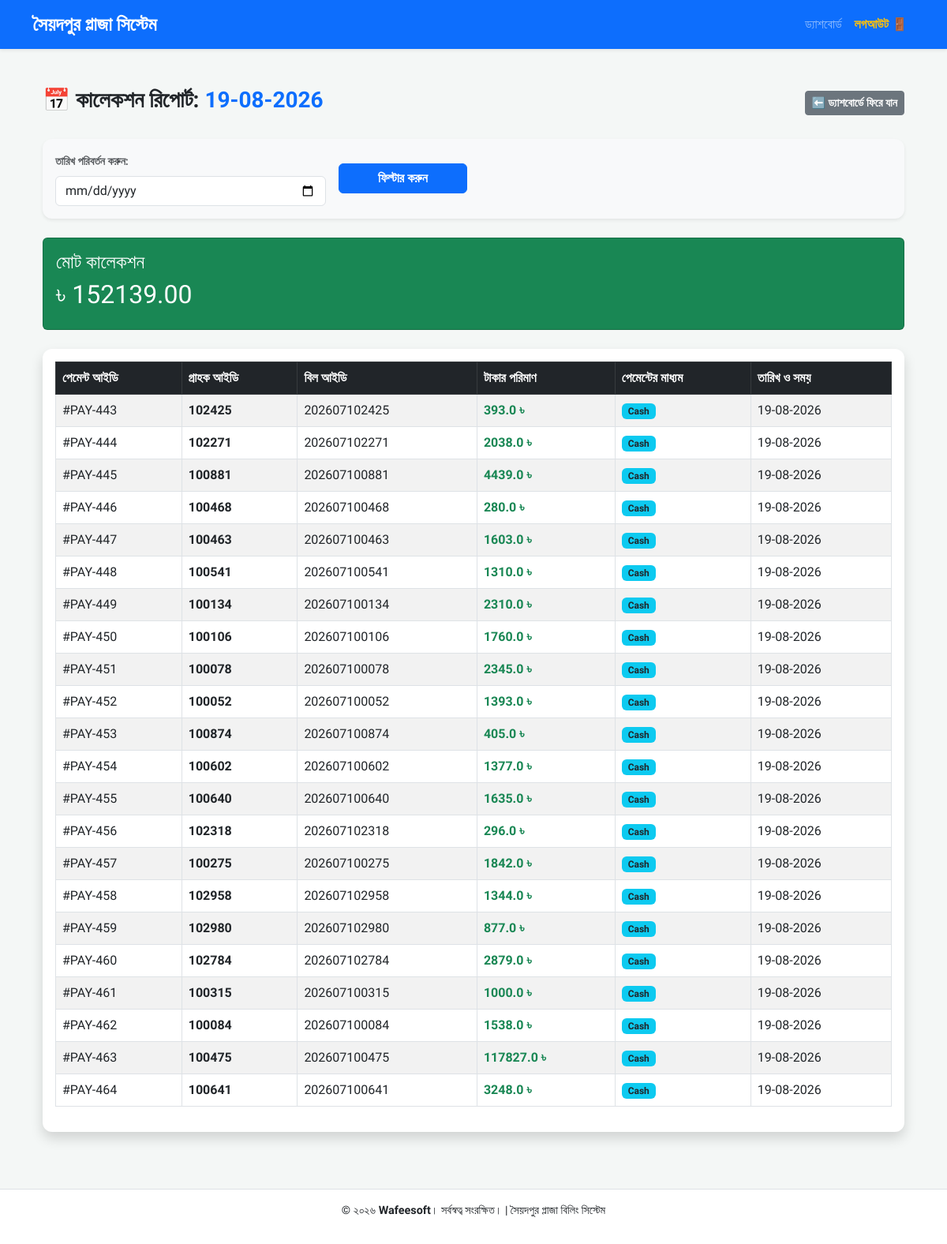
/report/daily_collection, run on the app's committed database.
### tables this page shows
CREATE TABLE payments (
                        id INTEGER PRIMARY KEY AUTOINCREMENT,
                        bill_id INTEGER NOT NULL,
                        customer_id TEXT NOT NULL,
                        amount REAL NOT NULL,
                        payment_date TEXT NOT NULL,
                        payment_method TEXT,
                        received_by TEXT, trx_id TEXT, status TEXT DEFAULT 'Pending',
                        FOREIGN KEY (bill_id) REFERENCES bills (id));

### app.py (the view, shortened to what this page needs)
@app.route('/report/daily_collection', methods=['GET'])
def daily_collection():
    selected_date = request.args.get('date')
    conn = get_db_connection()
    if not selected_date:
        search_date = datetime.now().strftime('%d-%m-%Y')
    collections = conn.execute("SELECT * FROM payments WHERE payment_date = ?", (search_date,)).fetchall()
    total_collection = sum(row['amount'] for row in collections) if collections else 0.0
    conn.close()
    return render_template('daily_collection.html', collections=collections, total_collection=total_collection, selected_date=search_date)

### app.py (called while the page is built)
def get_db_connection():
    conn = sqlite3.connect(DB_PATH)
    conn.row_factory = sqlite3.Row
    return conn

@app.context_processor
def inject_user_role():
    username = session.get('username', 'Guest')
    user_role = session.get('user_role', 'None')
    return dict(username=username, user_role=user_role)

### templates/daily_collection.html (shortened to what this page needs)
{% extends 'base.html' %}
{% block content %}
<div class="container mt-4">
    <div class="d-flex justify-content-between align-items-center mb-4">
        <h3 class="fw-bold text-dark">📅 কালেকশন রিপোর্ট: <span class="text-primary">{{ selected_date }}</span></h3>
        <a href="{{ url_for('dashboard') }}" class="btn btn-secondary btn-sm fw-bold">⬅️ ড্যাশবোর্ডে ফিরে যান</a>
    </div>
    <div class="card shadow-sm mb-4 border-0" style="background: #f8f9fa; border-radius: 12px;">
        <div class="card-body p-3">
            <form method="GET" action="{{ url_for('daily_collection') }}" class="row g-3 align-items-center">
                <div class="col-md-4">
                    <label class="form-label fw-bold small text-muted">তারিখ পরিবর্তন করুন:</label>
                    <input type="date" class="form-control" name="date" value="{{ request.args.get('date', '') }}">
                </div>
                <div class="col-md-2 d-flex align-items-end">
                    <button type="submit" class="btn btn-primary w-100 fw-bold">ফিল্টার করুন</button>
                </div>
            </form>
        </div>
    </div>
    <div class="card bg-success text-white p-3 mb-4">
        <h4>মোট কালেকশন</h4>
        <h2>৳ {{ "%.2f"|format(total_collection) }}</h2>
    </div>
    <div class="card shadow mb-4 border-0" style="border-radius: 12px;">
        <div class="card-body">
            <div class="table-responsive">
                <table class="table table-bordered table-striped align-middle">
                    <thead class="table-dark">
                        <tr>
                            <th>পেমেন্ট আইডি</th>
                            <th>গ্রাহক আইডি</th>
                            <th>বিল আইডি</th>
                            <th>টাকার পরিমাণ</th>
                            <th>পেমেন্টের মাধ্যম</th>
                            <th>তারিখ ও সময়</th>
                        </tr>
                    </thead>
                    <tbody>
                        {% for item in collections %}
                        <tr>
                            <td>#PAY-{{ item.id }}</td>
                            <td class="fw-bold">{{ item.customer_id }}</td>
                            <td>{{ item.bill_id }}</td>
                            <td class="text-success fw-bold">{{ item.amount }} ৳</td>
                            <td><span class="badge bg-info text-dark">{{ item.payment_method }}</span></td>
                            <td>{{ item.payment_date }}</td>
                        </tr>
                        {% else %}
                        <tr>
                            <td colspan="6" class="text-center text-muted py-4">এই তারিখে কোনো কালেকশন পাওয়া যায়নি।</td>
                        </tr>
                        {% endfor %}
                    </tbody>
                </table>
            </div>
        </div>
    </div>
</div>
{% endblock %}

### templates/base.html (style rules this page uses)
body { font-family: 'Hind Siliguri', sans-serif; background-color: #f4f7f6; display: flex; flex-direction: column; min-height: 100vh; }

### data on the page
payments: id "443", customer_id "102425", bill_id "202607102425", amount "393.0", payment_method "Cash", payment_date "19-08-2026"
payments: id "444", customer_id "102271", bill_id "202607102271", amount "2038.0", payment_method "Cash", payment_date "19-08-2026"
payments: id "445", customer_id "100881", bill_id "202607100881", amount "4439.0", payment_method "Cash", payment_date "19-08-2026"
payments: id "446", customer_id "100468", bill_id "202607100468", amount "280.0", payment_method "Cash", payment_date "19-08-2026"
payments: id "447", customer_id "100463", bill_id "202607100463", amount "1603.0", payment_method "Cash", payment_date "19-08-2026"
payments: id "448", customer_id "100541", bill_id "202607100541", amount "1310.0", payment_method "Cash", payment_date "19-08-2026"
payments: id "449", customer_id "100134", bill_id "202607100134", amount "2310.0", payment_method "Cash", payment_date "19-08-2026"
payments: id "450", customer_id "100106", bill_id "202607100106", amount "1760.0", payment_method "Cash", payment_date "19-08-2026"
payments: id "451", customer_id "100078", bill_id "202607100078", amount "2345.0", payment_method "Cash", payment_date "19-08-2026"
payments: id "452", customer_id "100052", bill_id "202607100052", amount "1393.0", payment_method "Cash", payment_date "19-08-2026"
payments: id "453", customer_id "100874", bill_id "202607100874", amount "405.0", payment_method "Cash", payment_date "19-08-2026"
payments: id "454", customer_id "100602", bill_id "202607100602", amount "1377.0", payment_method "Cash", payment_date "19-08-2026"
payments: id "455", customer_id "100640", bill_id "202607100640", amount "1635.0", payment_method "Cash", payment_date "19-08-2026"
payments: id "456", customer_id "102318", bill_id "202607102318", amount "296.0", payment_method "Cash", payment_date "19-08-2026"
payments: id "457", customer_id "100275", bill_id "202607100275", amount "1842.0", payment_method "Cash", payment_date "19-08-2026"
payments: id "458", customer_id "102958", bill_id "202607102958", amount "1344.0", payment_method "Cash", payment_date "19-08-2026"
payments: id "459", customer_id "102980", bill_id "202607102980", amount "877.0", payment_method "Cash", payment_date "19-08-2026"
payments: id "460", customer_id "102784", bill_id "202607102784", amount "2879.0", payment_method "Cash", payment_date "19-08-2026"
payments: id "461", customer_id "100315", bill_id "202607100315", amount "1000.0", payment_method "Cash", payment_date "19-08-2026"
payments: id "462", customer_id "100084", bill_id "202607100084", amount "1538.0", payment_method "Cash", payment_date "19-08-2026"
payments: id "463", customer_id "100475", bill_id "202607100475", amount "117827.0", payment_method "Cash", payment_date "19-08-2026"
payments: id "464", customer_id "100641", bill_id "202607100641", amount "3248.0", payment_method "Cash", payment_date "19-08-2026"

### other printed values
{{ selected_date }} "19-08-2026"
{{ "%.2f"|format(total_collection) }} "152139.00"
